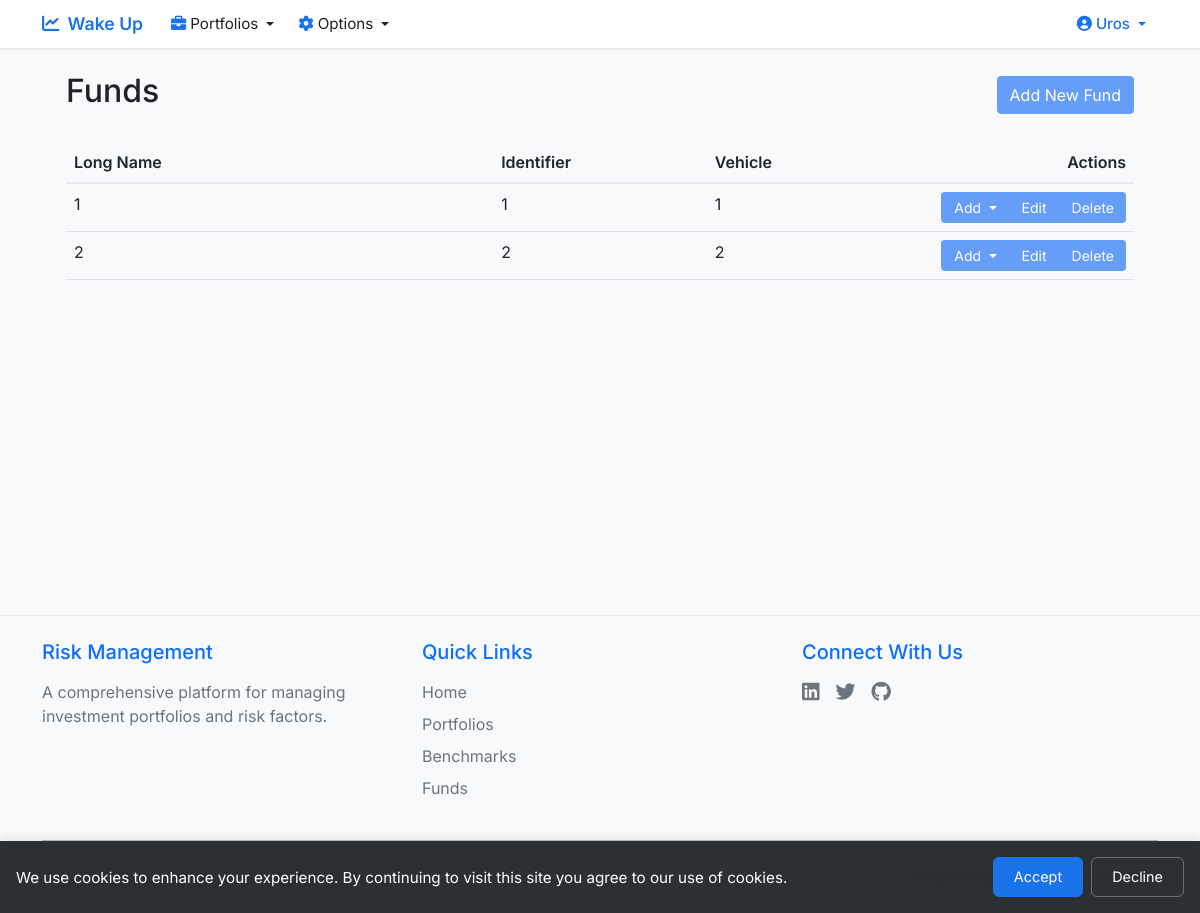
The app's page /get_funds (signed in), older data.
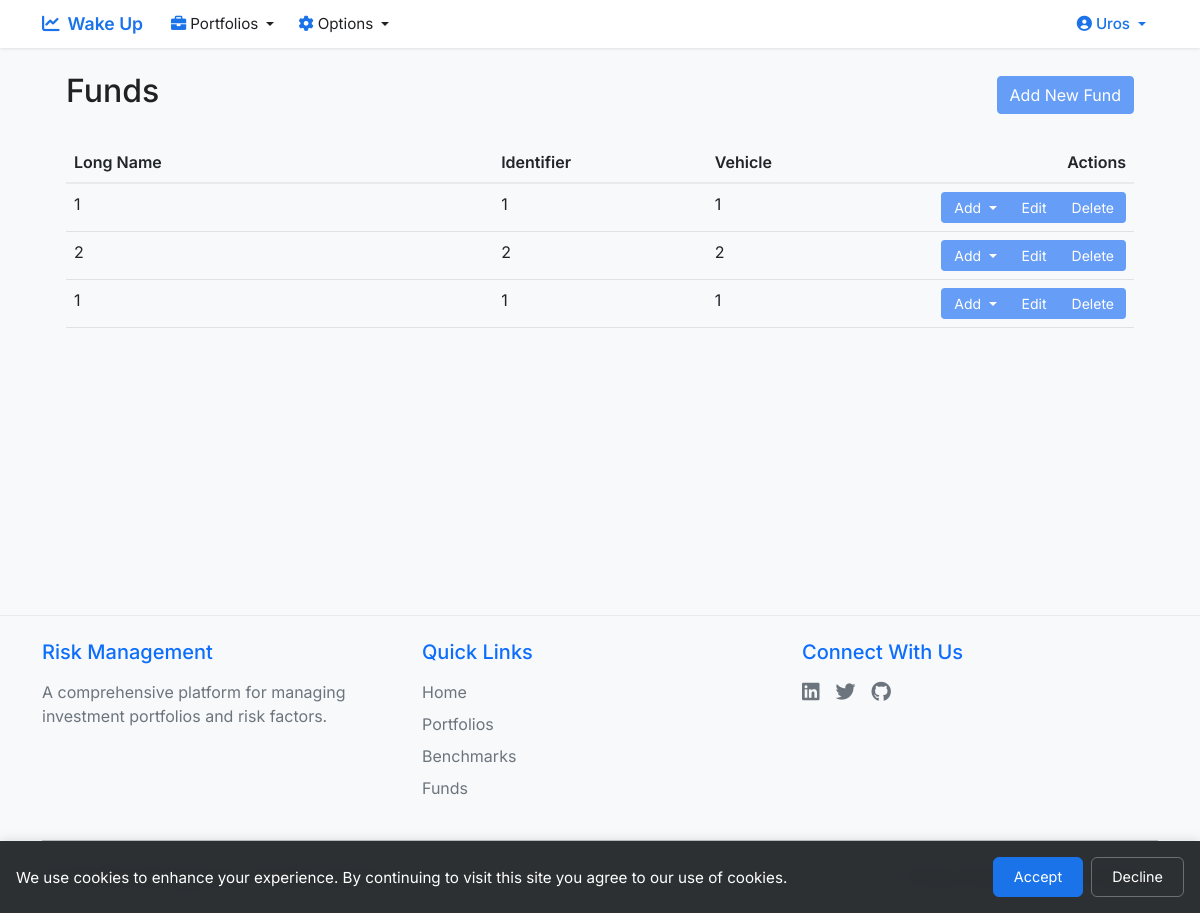
The same page, newer data.
### app.py (models this page shows, shortened)
class Fund(db.Model):
    __tablename__ = 'fund'
    id = db.Column(db.Integer, primary_key=True)
    fund_name = db.Column(db.String(120), nullable=False)
    user_id = db.Column(db.Integer, db.ForeignKey('user.id'), nullable=False)
    benchmark_id = db.Column(db.Integer, db.ForeignKey('benchmark.id'), nullable=False)
    generic_fund = db.Column(db.Integer, nullable=False, default=0)
    identifier = db.Column(db.String(50), nullable=True)
    long_name = db.Column(db.String(200), nullable=True)
    one_word_name = db.Column(db.String(50), nullable=True)
    price = db.Column(db.Float, nullable=True)
    date = db.Column(db.Date, nullable=True)
    ticker = db.Column(db.String(20), nullable=True)
    vehicle = db.Column(db.Integer, nullable=True)
    created_at = db.Column(db.DateTime, nullable=False, default=datetime.utcnow)
    user = db.relationship('User', back_populates='funds', lazy=True)
    benchmark = db.relationship('Benchmark', back_populates='funds', lazy=True)

### app.py (the view)
@app.route('/get_funds')
@login_required
def get_funds():
    if current_user.is_admin():
        funds = Fund.query.all()
    else:
        funds = Fund.query.filter(
            (Fund.user_id == current_user.id) |
            (Fund.generic_fund == 1)
        ).all()
    portfolios = Portfolio.query.filter_by(user_id=current_user.id).all()
    return render_template('funds.html', funds=funds, portfolios=portfolios)

### app.py (called while the page is built)
@app.after_request
def add_security_headers(response):
    response.headers['X-Content-Type-Options'] = 'nosniff'
    response.headers['X-Frame-Options'] = 'SAMEORIGIN'
    response.headers['X-XSS-Protection'] = '1; mode=block'
    response.headers['Strict-Transport-Security'] = 'max-age=31536000; includeSubDomains'
    return response

@login_manager.user_loader
def load_user(user_id):
    return User.query.get(int(user_id))

def login_required(f):
    @wraps(f)
    def decorated_function(*args, **kwargs):
        if not current_user.is_authenticated:
            return redirect(url_for('login'))
        return f(*args, **kwargs)
    return decorated_function

@app.context_processor
def inject_now():
    return {'now': datetime.utcnow()}

    def is_admin(self):
        return self.user_type == 'admin'

### templates/funds.html (shortened to what this page needs)
{% extends "base.html" %}
{% block content %}
<div class="container-fluid px-4">
    <div class="d-flex justify-content-between align-items-center mb-4">
        <h2>Funds</h2>
        <a href="{{ url_for('new_fund') }}" class="btn btn-primary">Add New Fund</a>
    </div>
    <div class="table-responsive">
        <table class="table table-hover">
            <thead>
                <tr>
                    <th style="width: 40%">Long Name</th>
                    <th style="width: 20%">Identifier</th>
                    <th style="width: 20%">Vehicle</th>
                    <th style="width: 20%; text-align: right">Actions</th>
                </tr>
            </thead>
            <tbody>
                {% for fund in funds %}
                <tr>
                    <td>{{ fund.long_name or fund.fund_name }}</td>
                    <td>{{ fund.identifier or '-' }}</td>
                    <td>{{ fund.vehicle or '-' }}</td>
                    <td class="text-end">
                        <div class="btn-group">
                            <div class="dropdown">
                                <button class="btn btn-primary btn-sm dropdown-toggle" type="button" id="addDropdown{{ fund.id }}" data-bs-toggle="dropdown" aria-expanded="false">
                                    Add
                                </button>
                            </div>
                            {% if current_user.is_admin() or fund.user_id == current_user.id %}
                            <a href="{{ url_for('edit_fund', id=fund.id) }}"
                               class="btn btn-primary btn-sm">
                                Edit
                            </a>
                            <a href="{{ url_for('delete_fund', id=fund.id) }}"
                               class="btn btn-primary btn-sm"
                               onclick="return confirm('Are you sure you want to delete this fund?')">
                                Delete
                            </a>
                            {% endif %}
                        </div>
                    </td>
                </tr>
                {% endfor %}
            </tbody>
        </table>
    </div>
</div>
{% endblock %}

Row changes from the older to the newer data that the page shows:
added Fund: long_name "1", identifier "1", vehicle "1"
